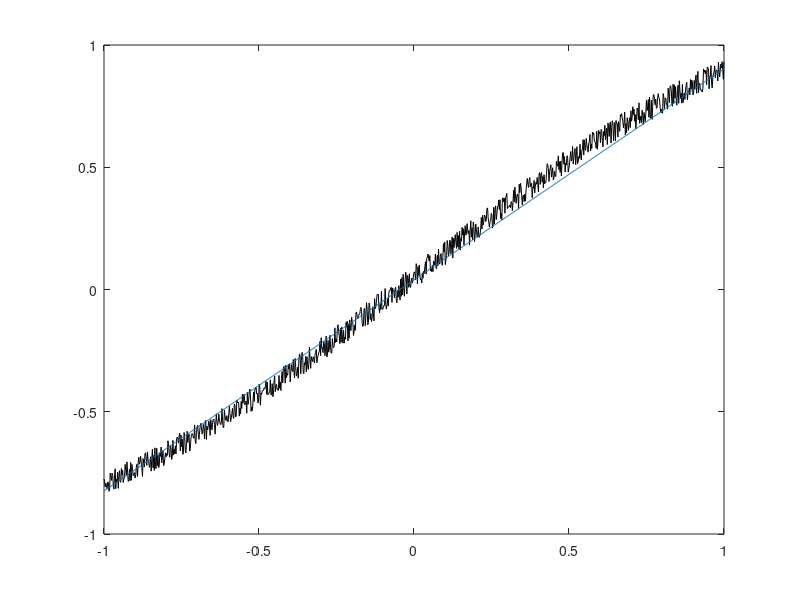

MATLAB code to generate this figure:
clear; 
clc;

%% Define the unknown function to interpolate
f = @(x) sin(x) + 0.1*rand(length(x),1);

%% Numbers of data points.
Nd = 3; % the M value

%% User defined polynomial degree l
l = 1;

%% Define an N value based on the l
N = l + 1;

%% Setup the points at which we want to evaluate the interpolant
xe = linspace(-1,1,1000)'; %generate evenly-spaced points
ye = f(xe); %evaluate function

%% Start plotting stuff
figure
plot(xe,ye,'black');
%pause %waits for input

x = linspace(-1,1,Nd)'; %generate evenly-spaced points in [-1,1].
y = f(x);

%% Form Vandermonde matrix "intelligently"
%V = zeros(Nd,Nd);
%for vit = 1:Nd
    %V(:,vit) = x.^(vit-1);
%end

V = zeros(Nd,N);
for vit = 1:N 
    V(:,vit) = x.^(vit-1);
end


%% Compute the QR decomposition matrix Vector
[Q1, R1] = qr(V, 0);

%% Obtain Q1 and R1
% Q1 = Q(:, 1:N);
% R1 = R(1:N, 1:N);
%     

%% Compute coefficients by QR decomposition.
% a = V\y;
a = R1 \ (Q1' * y);

%% Evaluate polynomial interpolant by building eval matrix and
%% multiplying with coefficients.
% Ve = zeros(length(xe),Nd);
% for vit = 1:Nd
%     Ve(:,vit) = xe.^(vit-1);
% end
% ye_num = Ve*a; %Do the matrix-vector product to predict values

Ve = zeros(length(xe), N);
for vit = 1:N
    Ve(:,vit) = xe.^(vit-1);
end
ye_num = Ve*a; %Do the matrix-vector product to predict values

%% Plot stuff
hold on;
plot(xe,ye_num,'-');
drawnow
%pause


    
    
